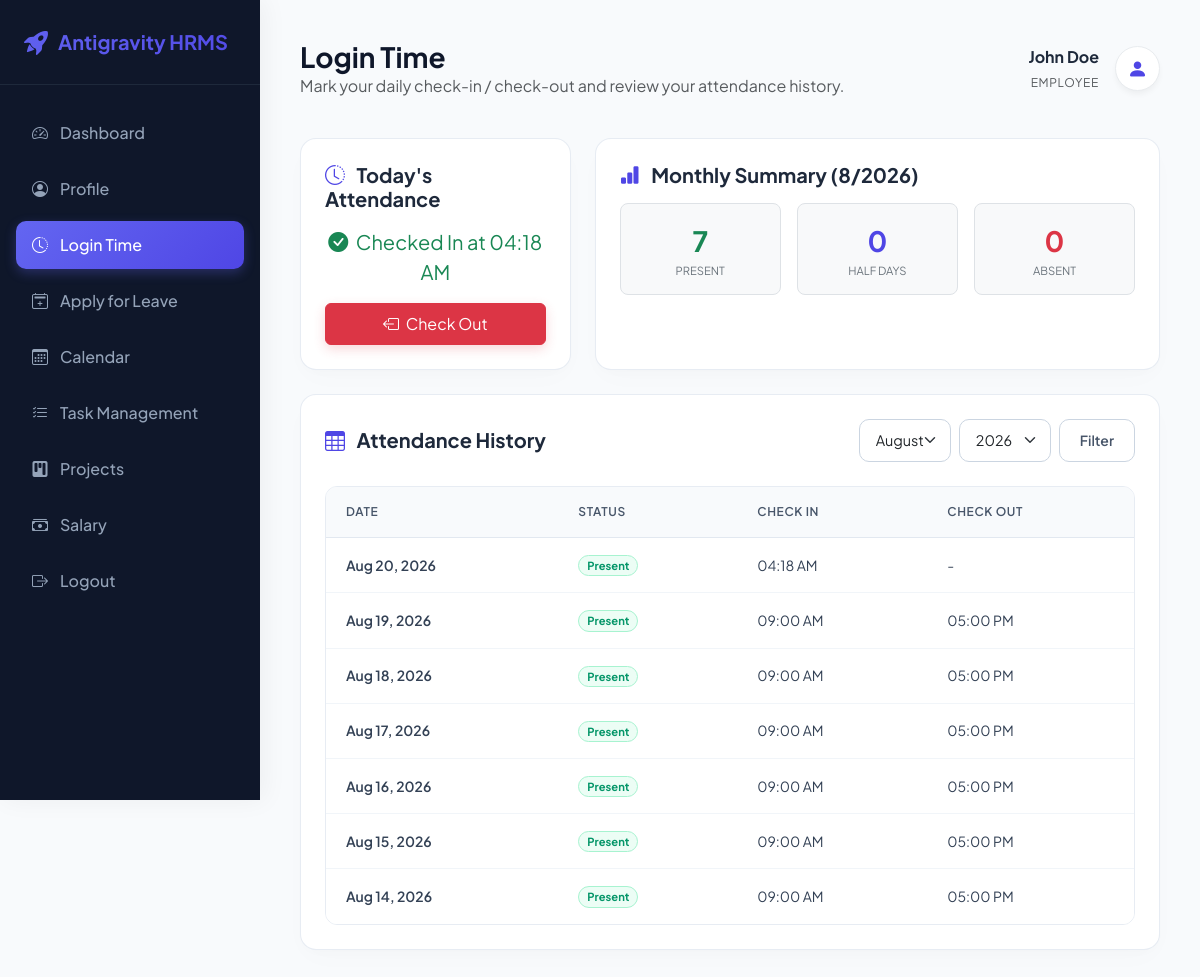
/api/attendance/ (signed in), run on the app's committed database.
### core/models.py (models this page shows, shortened)
class User(AbstractUser):
    ROLE_CHOICES = [
        ('admin', 'Admin'),
        ('employee', 'Employee'),
    ]
    role = models.CharField(max_length=20, choices=ROLE_CHOICES, default='employee')
    department = models.CharField(max_length=100, blank=True, null=True)
    designation = models.CharField(max_length=100, blank=True, null=True)
    joining_date = models.DateField(blank=True, null=True)
    salary_amount = models.DecimalField(max_digits=10, decimal_places=2, default=0.00)
    phone_number = models.CharField(max_length=20, blank=True, null=True)
    address = models.TextField(blank=True, null=True)

class Attendance(models.Model):
    STATUS_CHOICES = [
        ('present', 'Present'),
        ('absent', 'Absent'),
        ('leave', 'Leave'),
        ('half_day', 'Half Day'),
    ]
    employee = models.ForeignKey(settings.AUTH_USER_MODEL, on_delete=models.CASCADE, related_name='attendances')
    date = models.DateField()
    status = models.CharField(max_length=20, choices=STATUS_CHOICES)
    check_in = models.TimeField(null=True, blank=True)
    check_out = models.TimeField(null=True, blank=True)
    class Meta:
        unique_together = ('employee', 'date')

### core/views.py (the view)
# urls.py: path('attendance/', EmployeeAttendanceView.as_view(), name='employee_attendance'),
class EmployeeAttendanceView(EmployeeRoleRequiredMixin, TemplateView):
    template_name = 'core/attendance.html'
    def get_context_data(self, **kwargs):
        context = super().get_context_data(**kwargs)
        user = self.request.user
        today = timezone.localdate()
        month_str = self.request.GET.get('month')
        year_str = self.request.GET.get('year')
        selected_month = int(month_str) if month_str and month_str.isdigit() else today.month
        selected_year = int(year_str) if year_str and year_str.isdigit() else today.year
        attendances = Attendance.objects.filter(
            employee=user,
            date__month=selected_month,
            date__year=selected_year
        ).order_by('-date')
        total_present = attendances.filter(status='present').count()
        total_absent = attendances.filter(status='absent').count()
        total_half_days = attendances.filter(status='half_day').count()
        months = [(i, calendar.month_name[i]) for i in range(1, 13)]
        years = range(today.year - 3, today.year + 3)
        today_attendance = Attendance.objects.filter(employee=user, date=today).first()
        context.update({
            'attendances': attendances,
            'selected_month': selected_month,
            'selected_year': selected_year,
            'total_present': total_present,
            'total_absent': total_absent,
            'total_half_days': total_half_days,
            'months': months,
            'years': years,
            'today_attendance': today_attendance,
            'today': today,
        })
        return context

### core/permissions.py (called while the page is built)
    def test_func(self):
        return (
            self.request.user.is_authenticated
            and getattr(self.request.user, 'role', None) == 'employee'
        )

### core/templates/core/attendance.html (shortened to what this page needs)
{% extends 'admin_dashboard/base.html' %}
{% block active_attendance %}active{% endblock %}
{% block header_content %}
<h1>Login Time</h1>
<p class="text-muted mb-0">Mark your daily check-in / check-out and review your attendance history.</p>
{% endblock %}
{% block content %}
<div class="row g-4 mb-4">
    <div class="col-md-4">
        <div class="glass-card h-100 text-center d-flex flex-column justify-content-center align-items-center">
            <h5 class="fw-bold mb-3 text-start w-100"><i class="bi bi-clock-history text-indigo me-2"></i> Today's Attendance</h5>
            {% if not today_attendance %}
                <div class="text-muted mb-3 fs-5"><i class="bi bi-geo-alt-fill me-1 text-danger"></i> Not Checked In</div>
                <form action="{% url 'employee_check_in' %}" method="POST" class="w-100">
                    {% csrf_token %}
                    <button type="submit" class="btn btn-premium w-100 py-2">
                        <i class="bi bi-box-arrow-in-right me-1"></i> Daily Check In
                    </button>
                </form>
            {% elif not today_attendance.check_out %}
                <div class="text-success mb-3 fs-5">
                    <i class="bi bi-check-circle-fill me-1"></i> Checked In at {{ today_attendance.check_in|time:"h:i A" }}
                </div>
                <form action="{% url 'employee_check_out' %}" method="POST" class="w-100">
                    <button type="submit" class="btn btn-danger w-100 py-2" style="box-shadow: 0 4px 12px rgba(220, 53, 69, 0.2);">
                        <i class="bi bi-box-arrow-left me-1"></i> Check Out
                    </button>
                </form>
            {% endif %}
        </div>
    </div>
    <div class="col-md-8">
        <div class="glass-card h-100">
            <h5 class="fw-bold mb-3"><i class="bi bi-bar-chart-fill text-indigo me-2"></i> Monthly Summary ({{ selected_month }}/{{ selected_year }})</h5>
            <div class="row g-3 text-center">
                <div class="col-4">
                    <div class="p-3 rounded-3 bg-light border">
                        <div class="fs-3 fw-bold text-success">{{ total_present }}</div>
                        <div class="small text-secondary text-uppercase" style="font-size: 0.7rem;">Present</div>
                    </div>
                </div>
                <div class="col-4">
                    <div class="p-3 rounded-3 bg-light border">
                        <div class="fs-3 fw-bold text-indigo">{{ total_half_days }}</div>
                        <div class="small text-secondary text-uppercase" style="font-size: 0.7rem;">Half Days</div>
                    </div>
                </div>
                <div class="col-4">
                    <div class="p-3 rounded-3 bg-light border">
                        <div class="fs-3 fw-bold text-danger">{{ total_absent }}</div>
                        <div class="small text-secondary text-uppercase" style="font-size: 0.7rem;">Absent</div>
                    </div>
                </div>
            </div>
        </div>
    </div>
</div>
<div class="glass-card">
    <div class="d-flex justify-content-between align-items-center mb-4 flex-wrap gap-3">
        <h5 class="fw-bold mb-0"><i class="bi bi-table text-indigo me-2"></i> Attendance History</h5>
        <form action="{% url 'employee_attendance' %}" method="GET" class="d-flex gap-2">
            <select name="month" class="form-select form-select-sm">
                {% for m_val, m_name in months %}
                    <option value="{{ m_val }}" {% if m_val == selected_month %}selected{% endif %}>{{ m_name }}</option>
                {% endfor %}
            </select>
            <select name="year" class="form-select form-select-sm">
                {% for y in years %}
                    <option value="{{ y }}" {% if y == selected_year %}selected{% endif %}>{{ y }}</option>
                {% endfor %}
            </select>
            <button type="submit" class="btn btn-outline-premium btn-sm">Filter</button>
        </form>
    </div>
    <div class="table-responsive">
        <table class="table table-hover align-middle">
            <thead class="table-light text-uppercase" style="font-size: 0.7rem;">
                <tr>
                    <th>Date</th>
                    <th>Status</th>
                    <th>Check In</th>
                    <th>Check Out</th>
                </tr>
            </thead>
            <tbody>
                {% if attendances %}
                    {% for att in attendances %}
                        <tr>
                            <td class="fw-semibold">{{ att.date|date:"M d, Y" }}</td>
                            <td>
                                <span class="badge badge-{{ att.status }} rounded-pill px-2 py-1" style="font-size: 0.7rem;">
                                    {{ att.get_status_display }}
                                </span>
                            </td>
                            <td>{{ att.check_in|time:"h:i A"|default:"-" }}</td>
                            <td>{{ att.check_out|time:"h:i A"|default:"-" }}</td>
                        </tr>
                    {% endfor %}
                {% else %}
                    <tr>
                        <td colspan="4" class="text-center text-muted small py-4">No attendance records found for this period.</td>
                    </tr>
                {% endif %}
            </tbody>
        </table>
    </div>
</div>
{% endblock %}

### admin_dashboard/templates/admin_dashboard/base.html (shortened to what this page needs)
<!DOCTYPE html>
<html lang="en">
<head>
    <link href="https://cdn.jsdelivr.net/npm/bootstrap@5.3.2/dist/css/bootstrap.min.css" rel="stylesheet">
    <link href="https://cdn.jsdelivr.net/npm/bootstrap-icons@1.11.1/font/bootstrap-icons.css" rel="stylesheet">
</head>
<body>
    <div class="sidebar">
        <div class="brand">
            <i class="bi bi-rocket-takeoff-fill fs-4"></i>
            <span>Antigravity HRMS</span>
        </div>
        <ul class="sidebar-menu">
            {% if request.user.role == 'admin' %}
            <li class="{% block active_employees %}{% endblock %}">
                <a href="{% url 'employee_list' %}">
                    <i class="bi bi-people-fill"></i>
                    <span>Employees</span>
                </a>
            </li>
            <li class="{% block active_leaves %}{% endblock %}">
                <a href="{% url 'leave_approvals' %}">
                    <i class="bi bi-calendar-check-fill"></i>
                    <span>Leave Approvals</span>
                </a>
            </li>
            {% else %}
            <li class="{% block active_dashboard %}{% endblock %}">
                <a href="{% url 'employee_dashboard' %}">
                    <i class="bi bi-speedometer2"></i>
                    <span>Dashboard</span>
                </a>
            </li>
            <li class="{% block active_profile %}{% endblock %}">
                <a href="{% url 'employee_profile' %}">
                    <i class="bi bi-person-circle"></i>
                    <span>Profile</span>
                </a>
            </li>
            <li class="{% block active_attendance %}{% endblock %}">
                <a href="{% url 'employee_attendance' %}">
                    <i class="bi bi-clock-history"></i>
                    <span>Login Time</span>
                </a>
            </li>
            <li class="{% block active_apply_leave %}{% endblock %}">
                <a href="{% url 'employee_leaves' %}">
                    <i class="bi bi-calendar2-plus"></i>
                    <span>Apply for Leave</span>
                </a>
            </li>
            <li class="{% block active_calendar %}{% endblock %}">
                <a href="{% url 'employee_calendar' %}">
                    <i class="bi bi-calendar3"></i>
                    <span>Calendar</span>
                </a>
            </li>
            <li class="{% block active_worklogs %}{% endblock %}">
                <a href="{% url 'employee_work_logs' %}">
                    <i class="bi bi-list-check"></i>
                    <span>Task Management</span>
                </a>
            </li>
            <li class="{% block active_projects %}{% endblock %}">
                <a href="{% url 'employee_projects' %}">
                    <i class="bi bi-kanban-fill"></i>
                    <span>Projects</span>
                </a>
            </li>
            <li class="{% block active_salary %}{% endblock %}">
                <a href="{% url 'employee_salary' %}">
                    <i class="bi bi-cash-stack"></i>
                    <span>Salary</span>
                </a>
            </li>
            {% endif %}
            <li>
                <a href="{% url 'admin_logout' %}">
                    <i class="bi bi-box-arrow-right"></i>
                    <span>Logout</span>
                </a>
            </li>
        </ul>
    </div>
    <div class="main-content">
        <div class="top-header">
            <div>
                {% block header_content %}{% endblock %}
            </div>
            <div class="d-flex align-items-center gap-3">
                <div class="text-end d-none d-md-block">
                    <div class="fw-bold">{{ request.user.get_full_name|default:request.user.username }}</div>
                    <small class="text-muted text-uppercase" style="font-size: 0.75rem; letter-spacing: 0.05em;">{{ request.user.role }}</small>
                </div>
                <div class="bg-white border border-light-subtle rounded-circle d-flex align-items-center justify-content-center" style="width: 45px; height: 45px; box-shadow: 0 4px 6px -1px rgba(0,0,0,0.05)">
                    <i class="bi bi-person-fill fs-5 text-indigo"></i>
                </div>
            </div>
        </div>
        {% block content %}{% endblock %}
    </div>
</body>
</html>

### admin_dashboard/templates/admin_dashboard/base.html (style rules this page uses)
:root { --primary-gradient: linear-gradient(135deg, #6366f1 0%, #4f46e5 100%); --sidebar-bg: #0f172a; --sidebar-hover: #1e293b; --sidebar-active: #4f46e5; --bg-light: #f8fafc; --card-border: rgba(226, 232, 240, 0.8); --font-family: 'Plus Jakarta Sans', -apple-system, BlinkMacSystemFont, "Segoe UI", Roboto, sans-serif; }
body { font-family: var(--font-family); background-color: var(--bg-light); color: #1e293b; overflow-x: hidden; }
.sidebar { background-color: var(--sidebar-bg); min-height: 100vh; color: #94a3b8; box-shadow: 4px 0 24px rgba(0, 0, 0, 0.05); transition: all 0.3s ease; position: fixed; width: 260px; z-index: 100; }
.sidebar .brand { padding: 24px; font-size: 1.25rem; font-weight: 700; color: #ffffff; display: flex; align-items: center; gap: 10px; border-bottom: 1px solid #1e293b; background: var(--primary-gradient); -webkit-background-clip: text; -webkit-text-fill-color: transparent; }
.sidebar-menu { padding: 20px 0; list-style: none; margin: 0; }
.sidebar-menu li { padding: 4px 16px; }
.sidebar-menu a { color: #94a3b8; text-decoration: none; display: flex; align-items: center; gap: 12px; padding: 12px 16px; border-radius: 10px; font-weight: 500; transition: all 0.2s ease; }
.sidebar-menu li.active a { color: #ffffff; background: var(--primary-gradient); box-shadow: 0 4px 12px rgba(99, 102, 241, 0.3); }
.main-content { margin-left: 260px; padding: 40px; min-height: 100vh; transition: all 0.3s ease; }
.top-header { display: flex; justify-content: space-between; align-items: center; margin-bottom: 40px; }
.top-header h1 { font-weight: 700; font-size: 1.75rem; color: #0f172a; margin: 0; }
.glass-card { background: #ffffff; border: 1px solid var(--card-border); border-radius: 16px; box-shadow: 0 10px 30px -5px rgba(0, 0, 0, 0.02), 0 5px 15px -5px rgba(0, 0, 0, 0.02); transition: transform 0.3s ease, box-shadow 0.3s ease; padding: 24px; }
.table-responsive { border-radius: 12px; overflow: hidden; border: 1px solid var(--card-border); }
.table { margin-bottom: 0; }
.table th { background-color: #f8fafc; color: #475569; font-weight: 600; text-transform: uppercase; font-size: 0.75rem; letter-spacing: 0.05em; padding: 16px 20px; border-bottom: 1px solid #e2e8f0; }
.table td { padding: 16px 20px; vertical-align: middle; font-size: 0.875rem; color: #334155; border-bottom: 1px solid #f1f5f9; }
.table tr:last-child td { border-bottom: none; }
.badge-present { background-color: #ecfdf5; color: #059669; border: 1px solid #a7f3d0; }
.form-control, .form-select { border-radius: 10px; border: 1px solid #cbd5e1; padding: 10px 16px; font-size: 0.9rem; transition: all 0.2s ease; }
.btn-outline-premium { border: 1px solid #cbd5e1; color: #475569; padding: 10px 20px; border-radius: 10px; font-weight: 600; transition: all 0.2s ease; }

### core/templates/core/attendance.html (style rules this page uses)
.text-indigo { color: #4f46e5 !important; }

### data on the page
User: user.get_full_name "John Doe", user.role "EMPLOYEE"
Attendance: check_in "04:18 AM", date "Aug 20, 2026", status "Present", check_out "-"
Attendance: date "Aug 19, 2026", status "Present", check_in "09:00 AM", check_out "05:00 PM"
Attendance: date "Aug 18, 2026", status "Present", check_in "09:00 AM", check_out "05:00 PM"
Attendance: date "Aug 17, 2026", status "Present", check_in "09:00 AM", check_out "05:00 PM"
Attendance: date "Aug 16, 2026", status "Present", check_in "09:00 AM", check_out "05:00 PM"
Attendance: date "Aug 15, 2026", status "Present", check_in "09:00 AM", check_out "05:00 PM"
Attendance: date "Aug 14, 2026", status "Present", check_in "09:00 AM", check_out "05:00 PM"

### other printed values
{{ selected_month }} "8"
{{ selected_year }} "2026"
{{ total_present }} "7"
{{ total_half_days }} "0"
{{ total_absent }} "0"
form field month "August"
form field year "2026"
